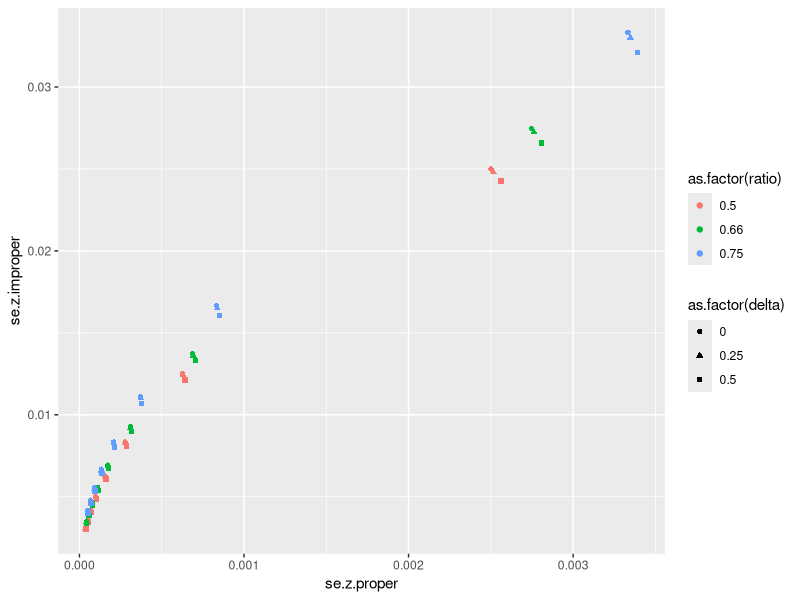
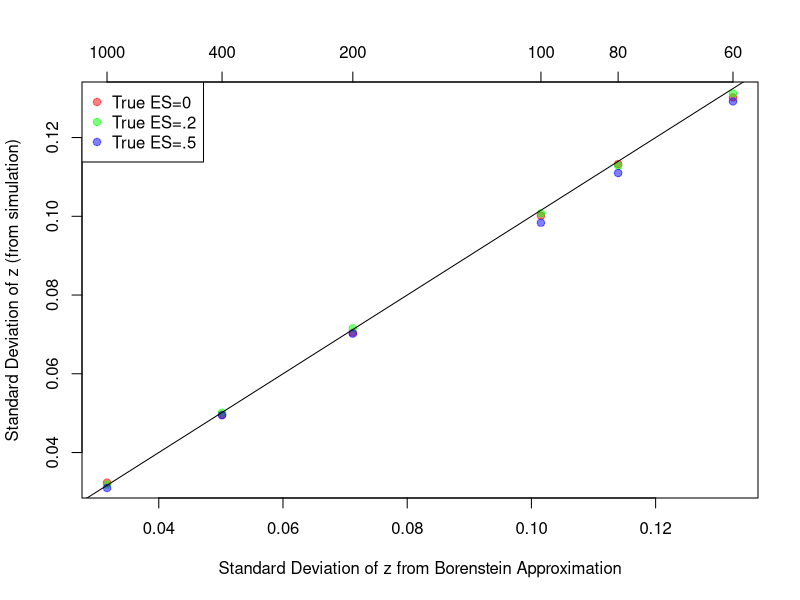

Source code (R) for these figures, in order:

M=10000


goSim=function(N,es)
{
  d=1:M
  for (m in 1:M)
  {
    y1=rnorm(N,0,1)
    y2=rnorm(N,es,1)
    s=sqrt((var(y1)+var(y2))/2)
    d[m]=(mean(y2)-mean(y1))/s
  }
  r = d / sqrt(d ^ 2 + 4)
  z=0.5 * log((1 + r) / (1 - r))
  return(c(mean(z),sd(z)))
}

myN=c(30,40,50,100,200,500)
J=length(myN)
out=matrix(ncol=2,nrow=J)
for (j in 1:J) out[j,]=goSim(myN[j],0)
out.2=matrix(ncol=2,nrow=J)
for (j in 1:J) out.2[j,]=goSim(myN[j],.2)
out.5=matrix(ncol=2,nrow=J)
for (j in 1:J) out.5[j,]=goSim(myN[j],.5)

pdf('sdCheck.pdf')
tform=sqrt(1/(2*myN-3))
plot(tform,out[,2],pch=19,col=rgb(1,0,0,.5),xlab="Standard Deviation of z from Borenstein Approximation",ylab="Standard Deviation of z (from simulation)")
points(tform,out.2[,2],pch=19,col=rgb(0,1,0,.5))
points(tform,out.5[,2],pch=19,col=rgb(0,0,1,.5))
legend("topleft",legend=c("True ES=0","True ES=.2","True ES=.5"),pch=19,col=c(rgb(1,0,0,.5),rgb(0,1,0,.5),rgb(0,0,1,.5)))
abline(0,1)
axis(3,at=tform,label=2*myN)
dev.off()

# Joe inspects magnitude of difference between formulae given effect size and allocation ratio
d = c(0, .25, .5)
ratio = c(.5, .66, .75)
n = c(40, 80, 120, 160, 200, 240, 280, 320)
# Make data frame
dat = expand.grid(d, ratio, n)
names(dat) = c("delta", "ratio", "n")
# assign to groups
dat$n1 = floor(dat$n*dat$ratio)
dat$n2 = ceiling(dat$n*(1-dat$ratio))
# estimate r using proper and improper values of w^2 / a
dat$a = (dat$n1 + dat$n2)^2 / (dat$n1 + dat$n2)
dat$r.proper = dat$d / sqrt(dat$d^2 + dat$a)
dat$r.improper = dat$d / sqrt(dat$d^2 + 4)
# estimate Z
dat$z.proper = atanh(dat$r.proper)
dat$z.improper = atanh(dat$r.improper)
# estimate SE(Z)
# From Pustejovsky (2014), equation 16, letting w^2 = a
term1.proper = (1/(dat$d^2 + dat$a))
term1.improper = (1/(dat$d^2 + 4))
term2 = (dat$n1 + dat$n2)/(dat$n1*dat$n2) + dat$d^2/(2*(dat$n1+dat$n2))
dat$se.z.proper =  term1.proper * term2
dat$se.z.improper = term1.improper * term2
dat$se.z.approx = 1/sqrt(dat$n - 3)

# compare estimates
library(ggplot2)

ggplot(dat, aes(x = se.z.proper, y = se.z.improper, 
                col = as.factor(ratio), shape = as.factor(delta))) +
  geom_point()

